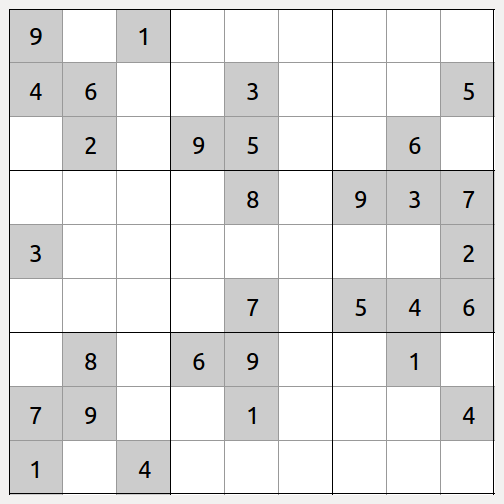
#> input picture sudoku.png, 504 x 504 px
$ python match.py
#> lines starting #> are read from the running program, lines starting #| are printed output that depends on the picture; after the words box and inside, x2 and y2 are one past the last pixel; in counts of white or black regions, pixels touching at a corner belong together; pictures that were not available may be replaced by others from this repository, and a replacement may not be noted
import cv2
import numpy as np
from matplotlib import pyplot as plt

img_rgb = cv2.imread('sudoku.png')
#> img_rgb is the input picture: shape (504, 504, 3); mean B, G, R 229.1, 229.2, 229.3
img_gray = cv2.cvtColor(img_rgb, cv2.COLOR_RGB2GRAY)
template = cv2.imread('sudokuPatch.png',0)
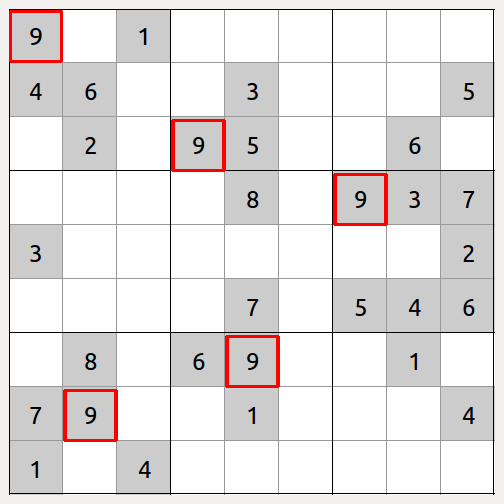
#> input picture res.png, 504 x 504 px, given in place of sudokuPatch.png, which was not available
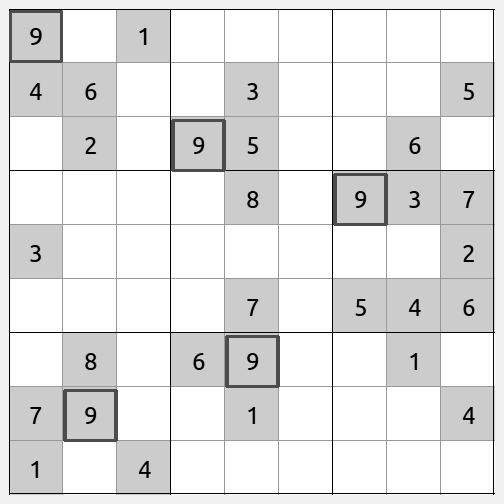
#> template: shape (504, 504); min 0, max 255, mean 227.6
w, h = template.shape[::-1]
#> w = 504; h = 504

res = cv2.matchTemplate(img_gray,template,cv2.TM_CCOEFF_NORMED)
#> res = [0.951]
threshold = 0.9
loc = np.where( res >= threshold)
#> loc = ([0], [0])
for pt in zip(*loc[::-1]):
    cv2.rectangle(img_rgb, pt, (pt[0] + w, pt[1] + h), (0,0,255), 2)
#> this loop made 1 pass
#> pt on pass 1: (0, 0)
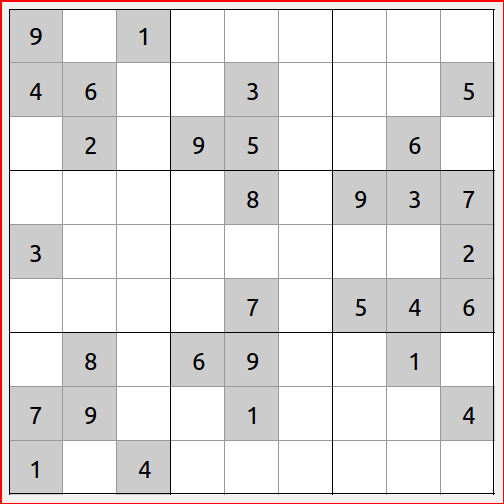
#> img_rgb: shape (504, 504, 3); 1.19% of pixels changed, all inside (x1, y1, x2, y2) = (0, 0, 504, 504)

cv2.imshow('result',img_rgb)
cv2.waitKey(0)
